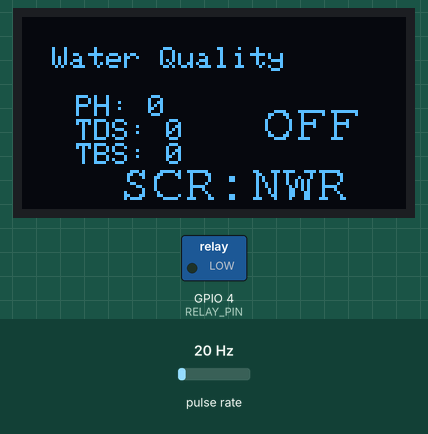
Simulated run of this sketch. Board: ESP32. Parts: 128×64 one-colour display, switched loads named in the sketch (green lamp = pin HIGH). Wiring (inferred from the names in the program): pulse sensor: data GPIO 13. Inputs (shaded band) come from the test bench; at power-on: pulse rate 20 Hz. Random numbers use the default seed unless the sketch sets one; what the sketch prints to the serial monitor is not drawn.

Above: at 0.1 s.
At 99.3 s:
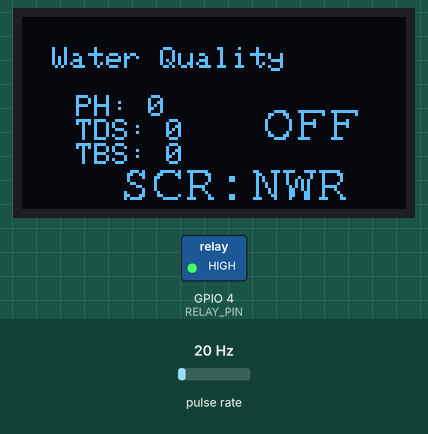
Timing chart, 0 to 100.8 s (numbered marks = the images above):
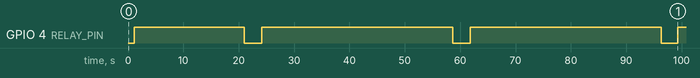

Measured:
- by itself, GPIO 4 (RELAY_PIN): repeats every 37.6 s: LOW 3.2 s, HIGH 34.5 s

The sketch:

pipe_v2.ino
```cpp
#define RELAY_PIN 4           // ESP32 pin GPIO25 connected to the IN pin of the relay
#define FLOW_SENSOR_PIN 13    // ESP32 pin GPIO13 connected to the flow rate sensor
#include <Wire.h>
#include <Adafruit_GFX.h>
#include <Adafruit_SSD1306.h>
#include <Fonts/FreeMono9pt7b.h>
#include <esp_now.h>
#include <WiFi.h>

#define SCREEN_WIDTH 128      // OLED display width, in pixels
#define SCREEN_HEIGHT 64      // OLED display height, in pixels

// Receiver MAC Address
uint8_t broadcastAddress[] = {0x40, 0x91, 0x51, 0xFD, 0xBE, 0x0C};

typedef struct struct_message {
  float a;
  float b;
  float c;
  float d;
} struct_message;

// Create a struct_message called myData
struct_message myData;

esp_now_peer_info_t peerInfo;

char valve_status[10] = "ON";
Adafruit_SSD1306 display(SCREEN_WIDTH, SCREEN_HEIGHT, &Wire, -1);
volatile int pulseCount = 0;  // Variable to store the pulse count
float flowRate = 0.0;         // Variable to store the calculated flow rate
unsigned long previousMillis = 0;  // To track time for flow rate calculation

// Placeholder values for PH, TDS, and TBS
float ph = 7.5;
float tds = 300;
float tbs = 40;

// Interrupt Service Routine (ISR) for counting pulses
void IRAM_ATTR pulseCounter() {
  pulseCount++;
}

// Function to smooth readings using exponential moving average
float smoothReading(float currentValue, float newValue, float smoothingFactor) {
  return (smoothingFactor * newValue) + ((1 - smoothingFactor) * currentValue);
}

// Calculate score based on PH, TDS, and TBS
int calculateScore(float ph, float tds, float tbs) {
  int score = 0;

  // PH score (ideal range: 6.5 to 8.5, score decreases with deviation)
  float phScore = 100 - (abs(ph - 7.0) * 10);
  phScore = constrain(phScore, 1, 100);

  // TDS score (ideal range: 200 to 500)
  float tdsScore = 100 - ((abs(tds - 350) / 150.0) * 100);
  tdsScore = constrain(tdsScore, 1, 100);

  // TBS score (ideal range: 40 to 60)
  float tbsScore = 100 - ((abs(tbs - 50) / 10.0) * 100);
  tbsScore = constrain(tbsScore, 1, 100);

  // Combine scores with equal weight
  score = (int)((phScore + tdsScore + tbsScore) / 3);
  return constrain(score, 1, 100);
}

void OnDataSent(const uint8_t *mac_addr, esp_now_send_status_t status) {
  Serial.print("\r\nLast Packet Send Status:\t");
  Serial.println(status == ESP_NOW_SEND_SUCCESS ? "Delivery Success" : "Delivery Fail");
}

void setup() {
  pinMode(RELAY_PIN, OUTPUT);
  digitalWrite(RELAY_PIN, LOW);

  pinMode(FLOW_SENSOR_PIN, INPUT_PULLUP);
  attachInterrupt(digitalPinToInterrupt(FLOW_SENSOR_PIN), pulseCounter, FALLING);

  Serial.begin(115200);

  if (!display.begin(SSD1306_SWITCHCAPVCC, 0x3C)) {
    Serial.println(F("SSD1306 allocation failed"));
    for (;;);
  }
  display.clearDisplay();

  WiFi.mode(WIFI_STA);

  if (esp_now_init() != ESP_OK) {
    Serial.println("Error initializing ESP-NOW");
    return;
  }

  esp_now_register_send_cb(OnDataSent);

  memcpy(peerInfo.peer_addr, broadcastAddress, 6);
  peerInfo.channel = 0;
  peerInfo.encrypt = false;

  if (esp_now_add_peer(&peerInfo) != ESP_OK) {
    Serial.println("Failed to add peer");
    return;
  }
}

void loop() {
  unsigned long currentMillis = millis();

  // Simulate PH, TDS, and TBS fluctuation with smoothing
  float new_ph = 7.5 + (sin(currentMillis / 3000.0) * 0.2) + random(-5, 6) / 100.0;
  ph = smoothReading(ph, new_ph, 0.1);

  float new_tds = 300 + (int)(sin(currentMillis / 2000.0) * 20) + random(-3, 4);
  tds = smoothReading(tds, new_tds, 0.1);

  float new_tbs = 40 + (int)(cos(currentMillis / 1500.0) * 5) + random(-2, 3);
  tbs = smoothReading(tbs, new_tbs, 0.1);

  // Calculate score
  int score = calculateScore(ph, tds, tbs);

  // Calculate flow rate every second
  if (currentMillis - previousMillis >= 1000) {
    previousMillis = currentMillis;

    flowRate = (pulseCount / 450.0) * 60.0;
    Serial.println(flowRate);


    pulseCount = 0;  // Reset pulse count
  }

  // Control the relay
  if (flowRate > 1.0 && score>=50) {
    digitalWrite(RELAY_PIN, HIGH);
    strcpy(valve_status, "ON");
    myData.a = flowRate;
    myData.b = ph;
    myData.c = tds;
    myData.d = tbs;

    esp_err_t result = esp_now_send(broadcastAddress, (uint8_t *)&myData, sizeof(myData));
    if (result != ESP_OK) {
      Serial.println("Error sending data");
        // Display logic
  display.setTextSize(1);
  display.setTextColor(WHITE);
  display.setCursor(10, 10);
  display.println("Water Quality ");
  display.println("   ");
  display.print("   PH: ");
  display.println(ph, 2);
  display.print("   TDS: ");
  display.println((int)tds);
  display.print("   TBS: ");
  display.println((int)tbs);
  display.setFont(&FreeMono9pt7b);
  display.setCursor(10, 60);
  display.print("  SCR:");
  display.println(score);
  display.setCursor(80, 40);
  display.println(valve_status);
  display.display();
  display.setFont();
  delay(200);
  display.clearDisplay();
    }
  } else {
    digitalWrite(RELAY_PIN, LOW);
    strcpy(valve_status, "OFF");
        myData.a = flowRate;
    myData.b = 0.0;
    myData.c = 0.0;
    myData.d = 0.0;

    esp_err_t result = esp_now_send(broadcastAddress, (uint8_t *)&myData, sizeof(myData));
    if (result != ESP_OK) {
      Serial.println("Error sending data");

    }
      // Display logic
  display.setTextSize(1);
  display.setTextColor(WHITE);
  display.setCursor(10, 10);
  display.println("Water Quality ");
  display.println("   ");
  display.print("   PH: ");
  display.println("0");
  display.print("   TDS: ");
  display.println("0");
  display.print("   TBS: ");
  display.println("0");
  display.setFont(&FreeMono9pt7b);
  display.setCursor(10, 60);
  display.print("  SCR:");
  display.println("NWR");
  display.setCursor(80, 40);
  display.println(valve_status);
  display.display();
  display.setFont();
  delay(200);
  display.clearDisplay();
  }


}
```
